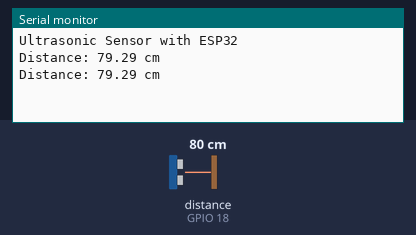
This sketch was run on a simulated ESP32. Shown: the last lines printed to the serial monitor. Wiring (inferred from the names in the program): ultrasonic range finder: trigger GPIO 5; echo GPIO 18. The test bench sets the inputs (shaded band); at power-on: distance to the obstacle (sensor on GPIO 18) 80 cm. The echo pulse lasts 58.3 µs per cm.

Above: at 1.8 s.
1.9 s: distance to the obstacle (sensor on GPIO 18) set to 2 cm
At 2.8 s:
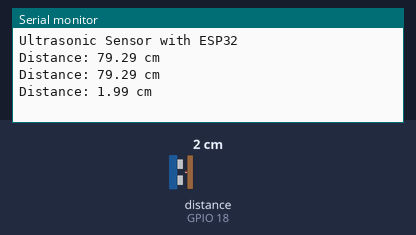
3.4 s: distance to the obstacle (sensor on GPIO 18) set to 4 cm
At 4.6 s:
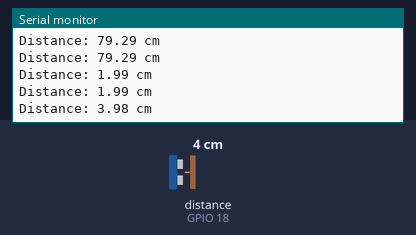
Timing chart, 0 to 6.4 s (numbered marks = the images above; inputs shaded):
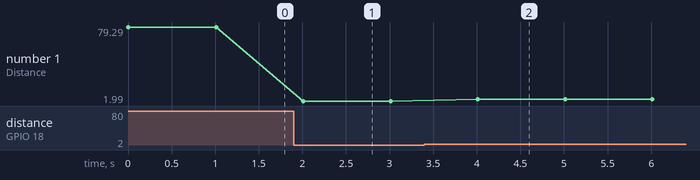

Measured:
- after the input at 1.9 s, the serial monitor: prints a new line after 0.11 s (image 1)
- after the input at 3.4 s, the serial monitor: prints a new line after 0.61 s (image 2)
- plotted number 1: 79.29 → 1.99 after the input at 1.9 s, 1.99 → 3.98 after the input at 3.4 s

The sketch:

ultrasonic_sensor.ino
```cpp
#define TRIG_PIN 5
#define ECHO_PIN 18

void setup() {
  Serial.begin(115200);

  pinMode(TRIG_PIN, OUTPUT);
  pinMode(ECHO_PIN, INPUT);

  Serial.println("Ultrasonic Sensor with ESP32");
}

void loop() {
  long duration;
  float distance;

  // Clear trigger
  digitalWrite(TRIG_PIN, LOW);
  delayMicroseconds(2);

  // Send 10us pulse
  digitalWrite(TRIG_PIN, HIGH);
  delayMicroseconds(10);
  digitalWrite(TRIG_PIN, LOW);

  // Read echo time
  duration = pulseIn(ECHO_PIN, HIGH);

  // Calculate distance
  distance = duration * 0.034 / 2;

  Serial.print("Distance: ");
  Serial.print(distance);
  Serial.println(" cm");

  delay(1000);
}
```
